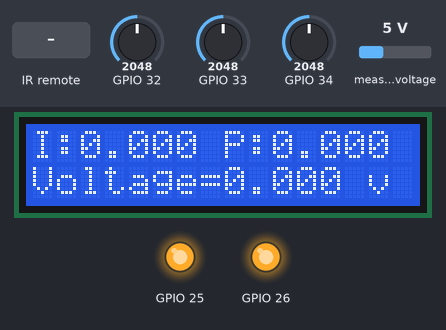
Bench run of a sketch on a simulated ESP32. Parts: 16×2 character LCD, output pins drawn as LEDs (lit = HIGH). The test bench sets the inputs (shaded band); at power-on: GPIO 32 = 2048, GPIO 33 = 2048, GPIO 34 = 2048, measured voltage 5 V (analog values on the 0–4095 scale). WiFi joins after 1.5 s; servers stay silent unless stated; uploads are accepted with an empty reply; what the sketch prints to the serial monitor is not drawn.

Above: at 12.3 s.
12.4 s: infrared code 0xA758FF00 received
At 12.8 s:
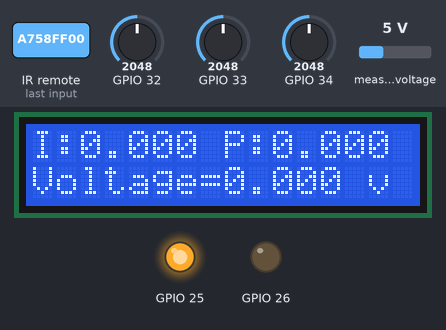
13.9 s: GPIO 32 set to 2866
At 15.0 s:
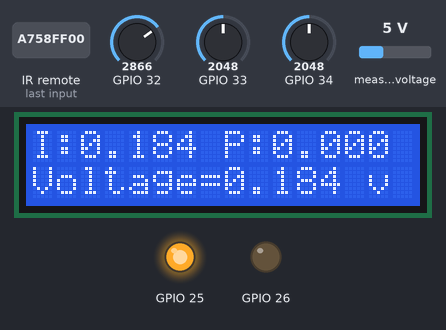
17.2 s: infrared code 0xBB44FF00 received
At 18.4 s:
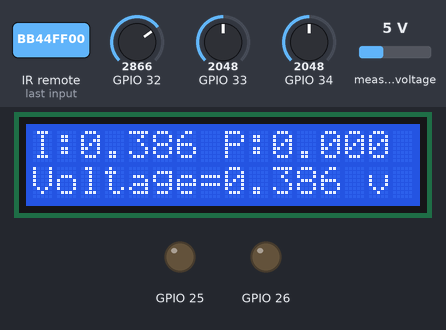
22.0 s: GPIO 33 set to 2866
At 24.3 s:
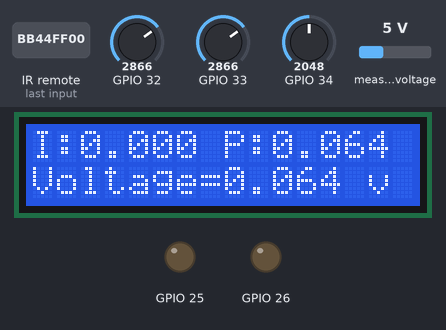
26.2 s: infrared code 0xA758FF00 received
At 26.7 s:
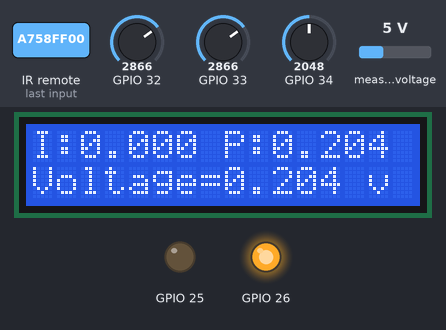
31.0 s: GPIO 32 set to 3972
At 32.5 s:
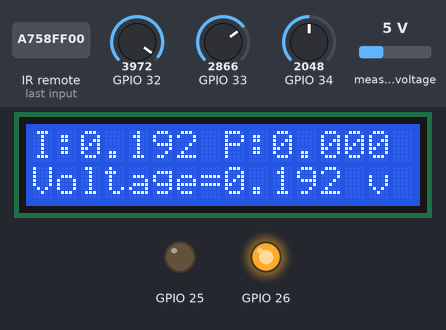
Timing chart, 0 to 34.0 s (numbered marks = the images above; inputs shaded):
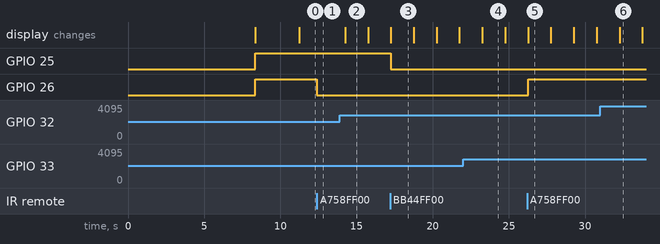

Measured:
- after the input at 12.4 s, GPIO 26: HIGH → LOW at once
- after the input at 13.9 s, the display: changes after 0.36 s (image 2)
- after the input at 17.2 s, GPIO 25: HIGH → LOW after 0.06 s
- after the input at 22.0 s, the display: changes after 1.3 s (image 4)
- after the input at 26.2 s, GPIO 26: LOW → HIGH after 0.06 s
- after the input at 31.0 s, the display: changes after 1.3 s (image 6)
- what the display in image 2 shows lasts 1.5 s, from 14.3 s to 15.8 s

The sketch:

main.ino
```cpp
#include <Arduino.h>
#include "PinConfig.h"
#include "IRHandler.h"
#include "Current.h"
#include "Voltage.h"
#include "display.h"
#include "WebClient.h"

// ===================== CONFIGURATION =====================
const char* WIFI_SSID = "RCB";
const char* WIFI_PASSWORD = "http@007";
const char* SERVER_URL = "http://192.168.31.222:5000";

// Sensor Calibration Constants
const float slope_1 = 0.0046521;
const float intercept_1 = -0.1628;
const float slope_2 = 0.004156;
const float intercept_2 = -0.1646;
const float slope_3 = 0.002896;
const float intercept_3 = -0.07227;

// Voltage Sensor Configuration
const uint8_t VOLTAGE_PIN = 35;
const float Vref = 3.3;
const float VOLTAGE_CALIBRATION = 890.0;

// ===================== CREATE INSTANCES =====================
PinConfig pinConfig;
CurrentSensor sensor1(32, slope_1, intercept_1);
CurrentSensor sensor2(33, slope_2, intercept_2);
CurrentSensor sensor3(34, slope_3, intercept_3);
VoltageSensor voltageSensor(VOLTAGE_PIN, Vref, VOLTAGE_CALIBRATION);
IRHandler irHandler(pinConfig);
Display display;
WebClient webClient(WIFI_SSID, WIFI_PASSWORD, SERVER_URL);

// ===================== TIMING VARIABLES =====================
unsigned long printPeriod = 1500;           // Print every 1.5 seconds
unsigned long previousMillis = 0;
unsigned long webSendPeriod = 10000;        // Send sensor data every 10 seconds
unsigned long previousWebMillis = 0;
unsigned long relayPollPeriod = 3000;       // Poll relay state every 3 seconds
unsigned long previousRelayPoll = 0;

// ===================== GLOBAL VARIABLES =====================
float lastVoltage = 0;
float lastCurrent1 = 0;
float lastCurrent2 = 0;
float lastCurrent3 = 0;
float lastTotalCurrent = 0;
float lastPower1 = 0;
float lastPower2 = 0;
float lastTotalPower = 0;

// Track previous relay states to detect IR remote changes
bool previousRelay1State = false;
bool previousRelay2State = false;
bool initialSyncDone = false;

// ===================== SETUP =====================
void setup() {
    Serial.begin(115200);
    delay(1000);

    Serial.println("\n\n========================================");
    Serial.println("⚡ SMART ENERGY METER");
    Serial.println("   with Synchronized Relay Control");
    Serial.println("========================================\n");
    delay(2000);

    // Initialize Current Sensors
    Serial.println("📊 Initializing current sensors...");
    sensor1.begin();
    sensor2.begin();
    sensor3.begin();

    // Calibrate Current Sensors
    Serial.println("🔧 Calibrating current sensors...");
    Serial.println("   Ensure NO LOAD is connected!");
    delay(1000);
    sensor1.calibrate(1000);
    delay(500);
    sensor2.calibrate(1000);
    delay(500);
    sensor3.calibrate(1000);
    Serial.println("✅ Calibration complete\n");

    // Initialize Voltage Sensor
    Serial.println("⚡ Initializing voltage sensor...");
    voltageSensor.begin();

    // Initialize Hardware
    Serial.println("🔌 Initializing relay control...");
    pinConfig.begin();

    Serial.println("📡 Initializing IR receiver...");
    irHandler.begin();

    Serial.println("📺 Initializing LCD display...");
    display.begin();

    // Initialize WiFi
    webClient.begin();

    // Initial relay state sync with server
    if (webClient.isConnected()) {
        Serial.println("🔄 Performing initial relay state sync...");
        previousRelay1State = pinConfig.getRelay1State();
        previousRelay2State = pinConfig.getRelay2State();
        webClient.postRelayState(previousRelay1State, previousRelay2State);
        initialSyncDone = true;
    }

    Serial.println("\n========================================");
    Serial.println("✅ SYSTEM READY");
    Serial.println("========================================");
    Serial.println("Control Methods:");
    Serial.println("  • IR Remote: Instant local control + server sync");
    Serial.println("  • Web Dashboard: Server commands");
    Serial.println("\nData Flow:");
    Serial.println("  • Sensors → Server: Every 10s");
    Serial.println("  • IR Change → Server: Immediate POST");
    Serial.println("  • Server → ESP32: Every 3s (poll for web commands)");
    Serial.println("========================================\n");

    delay(1000);
}

// ===================== MAIN LOOP =====================
void loop() {
    // Maintain WiFi connection
    webClient.maintain();

    // ========== IR REMOTE CONTROL (Priority) ==========
    // Check if IR remote triggered a relay change
    if (irHandler.update()) {
        // IR remote changed a relay - sync immediately with server
        bool currentRelay1 = pinConfig.getRelay1State();
        bool currentRelay2 = pinConfig.getRelay2State();

        Serial.println("📡 IR remote triggered - syncing with server...");

        if (webClient.isConnected()) {
            webClient.postRelayState(currentRelay1, currentRelay2);
        }

        // Update tracking variables
        previousRelay1State = currentRelay1;
        previousRelay2State = currentRelay2;
    }


    // Continuously update current sensors
    sensor1.update();
    sensor2.update();
    sensor3.update();

    // ========== PRINT READINGS AND UPDATE DISPLAY ==========
    if ((unsigned long)(millis() - previousMillis) >= printPeriod) {
        previousMillis = millis();

        Serial.println("\n========== READINGS ==========");

        // Get readings
        lastCurrent1 = sensor1.getCurrent(1);
        lastCurrent2 = sensor2.getCurrent(2);
        lastCurrent3 = sensor3.getCurrent(3);
        lastVoltage = voltageSensor.getRmsVoltage();

        Serial.print("Voltage: ");
        Serial.print(lastVoltage, 2);
        Serial.println(" V");

        lastTotalCurrent = lastCurrent1 + lastCurrent2;
        Serial.print("Total Current: ");
        Serial.print(lastTotalCurrent, 3);
        Serial.println(" A");

        // Calculate power
        lastPower1 = lastVoltage * lastCurrent1;
        lastPower2 = lastVoltage * lastCurrent2;
        lastTotalPower = lastPower1 + lastPower2;

        Serial.print("Total Power: ");
        Serial.print(lastTotalPower, 2);
        Serial.println(" W");

        // Display relay states
        Serial.print("Relays: R1=");
        Serial.print(pinConfig.getRelay1State() ? "ON" : "OFF");
        Serial.print(" | R2=");
        Serial.println(pinConfig.getRelay2State() ? "ON" : "OFF");

        Serial.println("==============================\n");

        // Update LCD
        display.showCurrents(lastCurrent1, lastCurrent2, lastTotalCurrent);
    }

    // ========== SEND SENSOR DATA TO SERVER ==========
    if ((unsigned long)(millis() - previousWebMillis) >= webSendPeriod) {
        previousWebMillis = millis();

        if (webClient.isConnected()) {
            Serial.println("📤 Sending sensor data to server...");

            // Send ONLY sensor data (no relay states)
            webClient.sendSensorData(
                lastVoltage,
                lastCurrent1,
                lastCurrent2,
                lastCurrent3,
                lastTotalCurrent,
                lastPower1,
                lastPower2,
                lastTotalPower
            );
        }
    }

    // ========== POLL SERVER FOR WEB RELAY COMMANDS ==========
    if ((unsigned long)(millis() - previousRelayPoll) >= relayPollPeriod) {
        previousRelayPoll = millis();

        if (webClient.isConnected()) {
            // Get current local states
            bool relay1 = pinConfig.getRelay1State();
            bool relay2 = pinConfig.getRelay2State();

            // Check server for new commands (from web dashboard)
            if (webClient.getRelayState(relay1, relay2)) {
                // Server state changed - apply to hardware
                pinConfig.setRelay1(relay1);
                pinConfig.setRelay2(relay2);

                Serial.println("✅ Web commands applied to relays");

                // Update tracking variables
                previousRelay1State = relay1;
                previousRelay2State = relay2;
            }
        }
    }
}
```

IRHandler.h
```cpp
#ifndef IR_HANDLER_H
#define IR_HANDLER_H

#include <Arduino.h>
#include <IRremote.h>
#include "PinConfig.h"

// IR Remote Control Handler Class
class IRHandler {
private:
    // ==================== CONSTANTS ====================
    static const uint8_t IR_RECEIVE_PIN = 19;
    static const unsigned long IR_CODE_RELAY1 = 0xA758FF00;
    static const unsigned long IR_CODE_RELAY2 = 0xBB44FF00;

    // ==================== PRIVATE VARIABLES ====================
    unsigned long lastCode;
    bool initialized;
    PinConfig& pinConfig;  // Reference to PinConfig instance

public:
    // Constructor taking PinConfig reference
    IRHandler(PinConfig& config) : lastCode(0), initialized(false), pinConfig(config) {}

    // Initialize IR receiver
    void begin() {
        if (!initialized) {
            IrReceiver.begin(IR_RECEIVE_PIN, ENABLE_LED_FEEDBACK);
            initialized = true;
            Serial.println("IR Receiver ready...");
        }
    }

    // Process IR input - returns true if a valid command was processed
    bool update() {
        if (!initialized || !pinConfig.isInitialized()) return false;
        if (!IrReceiver.decode()) return false;

        unsigned long code = IrReceiver.decodedIRData.decodedRawData;

        // NEC repeat code handling
        if (code == 0xFFFFFFFF) {
            code = lastCode; // repeat the last valid code
        }

        bool processed = false;
        if (code != 0) {
            if (code == IR_CODE_RELAY1) {
                pinConfig.toggleRelay1();
                Serial.println(pinConfig.getRelay1State() ? "Relay1 ON" : "Relay1 OFF");
                processed = true;
            }
            else if (code == IR_CODE_RELAY2) {
                pinConfig.toggleRelay2();
                Serial.println(pinConfig.getRelay2State() ? "Relay2 ON" : "Relay2 OFF");
                processed = true;
            }

            if (processed) {
                lastCode = code;

            }
        }

        IrReceiver.resume();
        return processed;
    }

    // Get the last received code
    unsigned long getLastCode() const {
        return lastCode;
    }

    // Check if IR receiver is initialized
    bool isInitialized() const {
        return initialized;
    }
};

#endif // IR_HANDLER_H
```

Voltage.h
```cpp
#ifndef VOLTAGE_H
#define VOLTAGE_H

#include <Arduino.h>
#include <ZMPT101B.h>

// Voltage Sensor Class wrapper for ZMPT101B library
class VoltageSensor {
private:
    // ==================== PRIVATE VARIABLES ====================
    uint8_t sensorPin;
    float vref;
    float sensitivity;
    ZMPT101B* sensor;
    bool initialized;

public:
    // Constructor
    VoltageSensor(uint8_t pin, float reference = 3.3, float calibration = 890.0)
        : sensorPin(pin),
          vref(reference),
          sensitivity(calibration),
          sensor(nullptr),
          initialized(false) {}

    // Destructor
    ~VoltageSensor() {
        if (sensor != nullptr) {
            delete sensor;
        }
    }

    // Initialize sensor
    void begin() {
        if (!initialized) {
            // Create ZMPT101B sensor object
            sensor = new ZMPT101B(sensorPin, vref);

            // Set calibration sensitivity
            sensor->setSensitivity(sensitivity);

            initialized = true;

            Serial.print("Voltage Sensor initialized on pin ");
            Serial.println(sensorPin);
        }
    }

    // Get RMS voltage (directly calls library function)
    float getRmsVoltage() {
        if (!initialized || sensor == nullptr) {
            return 0.0;
        }
        return sensor->getRmsVoltage();
    }

    // Set calibration sensitivity
    void setSensitivity(float factor) {
        sensitivity = factor;
        if (initialized && sensor != nullptr) {
            sensor->setSensitivity(sensitivity);
        }
    }

    // Get current sensitivity value
    float getSensitivity() const {
        return sensitivity;
    }

    // Check if sensor is initialized
    bool isInitialized() const {
        return initialized;
    }

    // Print voltage reading to Serial
    void printVoltage() {
        if (!initialized) return;

        float voltage = getRmsVoltage();
        Serial.print("AC RMS Voltage: ");
        Serial.print(voltage);
        Serial.println(" V");
    }
};

#endif // VOLTAGE_H
```

current.h
```cpp
// CurrentSensor.h
#ifndef CURRENT_SENSOR_H
#define CURRENT_SENSOR_H

#include <Arduino.h>
#include <Filters.h>

class CurrentSensor {
private:
    uint8_t pin;
    float slope;
    float intercept;
    float offset;
    float window;
    float adcRef;
    int adcMax;
    float rms_v1;
    float rmsCurrent;
    RunningStatistics stats;
    bool calibrated;

    // ADD THESE for moving average
    static const int AVG_SAMPLES = 5;
    float readings[AVG_SAMPLES];
    int readIndex;
    float total;

public:
    // Constructor
    CurrentSensor(uint8_t _pin, float _slope, float _intercept) {
        pin = _pin;
        slope = _slope;
        intercept = _intercept;
        offset = 0;
        window = 40.0 / 50.0;
        adcRef = 3300.0;
        adcMax = 4095;
        rms_v1 = 0;
        rmsCurrent = 0;
        calibrated = false;

        /* Initialize moving average
        readIndex = 0;
        total = 0;
        for (int i = 0; i < AVG_SAMPLES; i++) {
            readings[i] = 0;
        }*/
    }

    // Initialize the sensor
    void begin() {
        pinMode(pin, INPUT);
        analogReadResolution(12);
        stats.setWindowSecs(window);
    }

    // Calibrate zero offset (call with no load connected)
    void calibrate(int samples = 1250) {
        Serial.print("Calibrating sensor on pin ");
        Serial.print(pin);
        Serial.println("...");

        float sum = 0;

        for (int i = 0; i < samples; i++) {
            sum += (analogRead(pin) * adcRef) / adcMax;
            delay(1);
        }

        offset = sum / samples;
        calibrated = true;

        Serial.print("Zero offset: ");
        Serial.print(offset, 2);
        Serial.println(" mV");
    }

    // Collect samples (call this continuously in loop)
// Collect samples (call this continuously in loop)
void update() {
    if (!calibrated) return;

    //delayMicroseconds(10);  // ADD THIS: Let ADC stabilize between readings
    float mv = (analogRead(pin) * adcRef) / adcMax;
    float corrected_mv = mv - offset;
    stats.input(corrected_mv);  // Feed the corrected (centered) AC signal
}

    // Compute RMS → Amps
    float getCurrent(int sen_num) {
        if (!calibrated) return 0;

        // Get raw RMS value
        rms_v1 = stats.sigma();
        float currentReading = intercept + slope * rms_v1;

        // Apply moving average
        total = total - readings[readIndex];
        readings[readIndex] = currentReading;
        total = total + readings[readIndex];
        readIndex = (readIndex + 1) % AVG_SAMPLES;

        rmsCurrent = total / AVG_SAMPLES;

        if (rmsCurrent < 0.002) {
            rmsCurrent = 0;
        }

        Serial.print("Corrected RMS: ");
        Serial.print(rms_v1, 3);
        Serial.print(" mV  |  TRMS_");
        Serial.print(sen_num);
        Serial.print(": ");
        Serial.print(rmsCurrent, 3);
        Serial.println(" A");

        return rmsCurrent;
    }

    // Optional: Get current offset value
    float getOffset() {
        return offset;
    }

    // Optional: Set custom window length
    void setWindow(float freq) {
        window = 40.0 / freq;
        stats.setWindowSecs(window);
    }

    // Check if calibrated
    bool isCalibrated() {
        return calibrated;
    }
};

#endif
```

display.h
```cpp
// Display.h
#ifndef DISPLAY_H
#define DISPLAY_H

#include <Arduino.h>
#include <Wire.h>
#include <LiquidCrystal_I2C.h>

// Simple wrapper for a 16x2 I2C LCD using LiquidCrystal_I2C
class Display {
private:
    LiquidCrystal_I2C lcd;
    bool initialized;

public:
    // Constructor: default address 0x27, 16x2 display
    Display(uint8_t address = 0x27, uint8_t cols = 16, uint8_t rows = 2)
      : lcd(address, cols, rows), initialized(false) {}

    // Initialize the display (call in setup)
    void begin() {
        if (initialized) return;
        Wire.begin();
        lcd.init();
        lcd.backlight();
        lcd.clear();
        initialized = true;
    }

    // Show currents: I1, I2 and total on two lines
    void showCurrents(float i1, float i2, float total) {
        if (!initialized) return;
        lcd.clear();
        lcd.setCursor(0, 0);
        lcd.print("I:");
        lcd.print(i1, 3);
        lcd.print(" P:");
        lcd.print(i2, 3);

        lcd.setCursor(0, 1);
        lcd.print("Voltage=");
        lcd.print(total, 3);
        lcd.print(" v");
    }
};

#endif // DISPLAY_H
```

Source omitted: WebClient.h (7273 bytes), PinConfig.h (2022 bytes)
